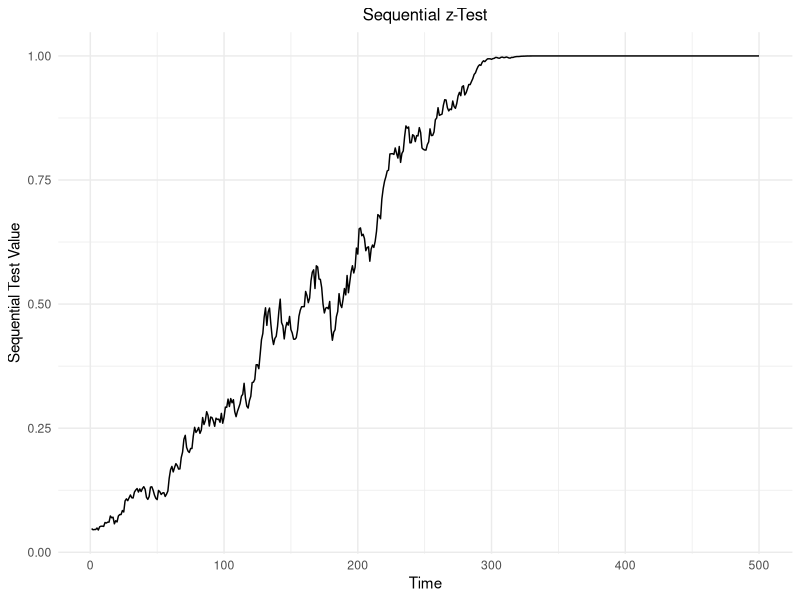

The R script that drew this image:
#plot for sequential z-test for testing mu<=0 against mu>0
library(ggplot2)

#parameters
samplesize = 500 #number of samples
true_mean = 0.3 #true mean of the samples
alpha = 0.05 #significance level

set.seed(9) #for reproducibility

###function to compute the sequential z-test
seq_test <- function(n){
  numerator = sum(samples[1:n]) - sqrt(samplesize) * quantile
  difference = sqrt(samplesize - n)
  return(pnorm(numerator/difference))
}


time = seq(1, samplesize,1)
###generate samples from a normal distribution with the true mean
samples = rnorm(samplesize, mean = true_mean, sd = 1)

###compute the quantile for the sequential z-test
quantile =qnorm(1 - alpha, mean = 0, sd = 1)

###compute the sequential z-test for all samples
Y = numeric(samplesize) #vector to store the sequential test values
for(i in 1:(samplesize)){
  Y[i]=seq_test(i)
}
#use ggplot to plot the sequential test
df = data.frame(time = time, Y = Y)
ggplot(df, aes(x = time, y = Y)) +
  geom_line(color = 'black') +
  labs(title = 'Sequential z-Test', x = 'Time', y = 'Sequential Test Value') +
  theme_minimal() + 
  theme(plot.title = element_text(hjust = 0.5, size = 12))


